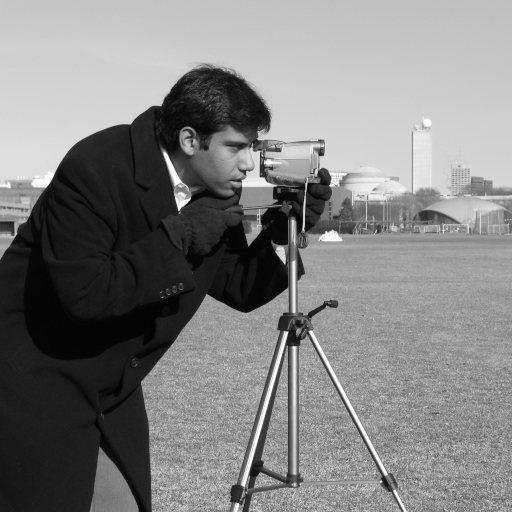
#> input picture skimage.data.camera(), 512 x 512 px
$ jupyter execute 1.1_Steganography.ipynb   (shell and % lines are left out)
#> lines starting #> are read from the running program, lines starting #| are printed output that depends on the picture
# <a id='toc1_'></a>[<span style="color:orange;">Steganography Example with Camera Image</span>](#toc0_)

**Table of contents**<a id='toc0_'></a>
- [<span style="color:orange;">Steganography Example with Camera Image</span>](#toc1_)
- [Step 1: Import libraries](#toc2_)
- [Step 2: Load the camera image from scikit-image](#toc3_)
- [Step 3: Convert to numpy array](#toc4_)
- [Step 4: Create secret message](#toc5_)
- [Step 5: Steganography functions with overflow protection](#toc6_)
- [Step 6: Embed message](#toc7_)
- [Step 7: Original vs stego image](#toc8_)
- [Step 8: Extract message](#toc9_)
- [Step 9: Pixel distribution (using histplot)](#toc10_)
- [Step 10: LSB planes visualization](#toc11_)

<!-- vscode-jupyter-toc-config
	numbering=false
	anchor=true
	flat=false
	minLevel=1
	maxLevel=6
	/vscode-jupyter-toc-config -->
<!-- THIS CELL WILL BE REPLACED ON TOC UPDATE. DO NOT WRITE YOUR TEXT IN THIS CELL -->

# <a id='toc2_'></a>[Step 1: Import libraries](#toc0_)

[cell 1]
import numpy as np
import matplotlib.pyplot as plt
import seaborn as sns
from PIL import Image
from skimage import data  # Import scikit-image's data module

# Set plot style
sns.set_style('whitegrid')
plt.rcParams['figure.figsize'] = (10, 6)
print("Libraries imported successfully!")

# <a id='toc3_'></a>[Step 2: Load the camera image from scikit-image](#toc0_)

[cell 2]
print("Loading sample camera image from scikit-image...")
img = data.camera()  # Grayscale image (512x512)
#> img is the input picture: shape (512, 512); min 0, max 255, mean 129.1

# Convert to RGB (since our steganography code expects 3 channels)
img_rgb = np.stack([img] * 3, axis=-1)  # Duplicate across RGB channels
img = Image.fromarray(img_rgb.astype(np.uint8))

# Display the image
plt.figure()
plt.imshow(img)
plt.title('Camera Test Image')
plt.axis('off')
plt.show()

print(f"Image size: {img.size}")
#| Image size: (512, 512)
print(f"Image mode: {img.mode}")
#| Image mode: RGB

# <a id='toc4_'></a>[Step 3: Convert to numpy array](#toc0_)

[cell 3]
img_arr = np.array(img)
print(f"Numpy array shape: {img_arr.shape}")  # Should be (512, 512, 3)
#| Numpy array shape: (512, 512, 3)

# <a id='toc5_'></a>[Step 4: Create secret message](#toc0_)

[cell 4]
my_image = Image.open('my_image.png')
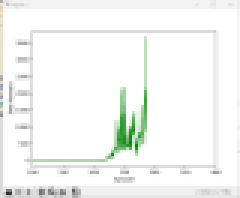
#> input picture my_image.png, 80 x 66 px (shown 3 times larger)
#> my_image is the input picture: PIL image 80x66 RGBA; mean R, G, B, A 244.6, 246.7, 244.4, 255
# Convert to RGB (since our steganography code expects 3 channels)
my_image = np.array(my_image)

# Display the image
plt.figure()
plt.imshow(my_image)
plt.title('My Image')
plt.axis('off')
plt.show()

# 打印图像的基本信息
print(f"Image size: {img.size}")
#| Image size: (512, 512)
print(f"Image mode: {img.mode}")
#| Image mode: RGB

# np.fromfile读取文件的原始字节，np.unpackbits将每个字节解包为8个比特
message = np.unpackbits(np.fromfile('my_image.png', dtype=np.uint8))
print(f'the message to be encoded is {message}')
print(f'the shape of the message is {message.shape}')

# <a id='toc6_'></a>[Step 5: Steganography functions with overflow protection](#toc0_)

[cell 5]
def embed_message(image_array, message):
    """Embed message into LSB of red channel (overflow-safe)."""
    flat_img = image_array.reshape(-1, 3).copy()

    if len(message) > len(flat_img):
        raise ValueError(f"Message too large for image")

    # Use int32 to avoid overflow during operations
    red_channel = flat_img[:len(message), 0].astype(np.int32)

    # Vectorized embedding with modulo to stay in 0-255 range
    red_channel[message == 1] = (red_channel[message == 1] | 1) % 256
    red_channel[message == 0] = (red_channel[message == 0] & ~1) % 256

    # Convert back to uint8
    flat_img[:len(message), 0] = red_channel.astype(np.uint8)
    return flat_img.reshape(image_array.shape)

def extract_message(stego_array, message_length):
    """Extract message from LSB of red channel."""
    flat_stego = stego_array.reshape(-1, 3)
    return (flat_stego[:message_length, 0] & 1).astype(np.uint8)

# <a id='toc7_'></a>[Step 6: Embed message](#toc0_)

[cell 6]
print("\nEmbedding message...")
print(message.dtype)
stego_arr = embed_message(img_arr, message)
stego_img = Image.fromarray(stego_arr.astype(np.uint8))

# <a id='toc8_'></a>[Step 7: Original vs stego image](#toc0_)

[cell 7]
fig, (ax1, ax2) = plt.subplots(1, 2, figsize=(15, 8))
ax1.imshow(img)
ax1.set_title('Original Image')
ax1.axis('off')

ax2.imshow(stego_img)
ax2.set_title('Stego Image (with hidden message)')
ax2.axis('off')

plt.tight_layout()
plt.show()
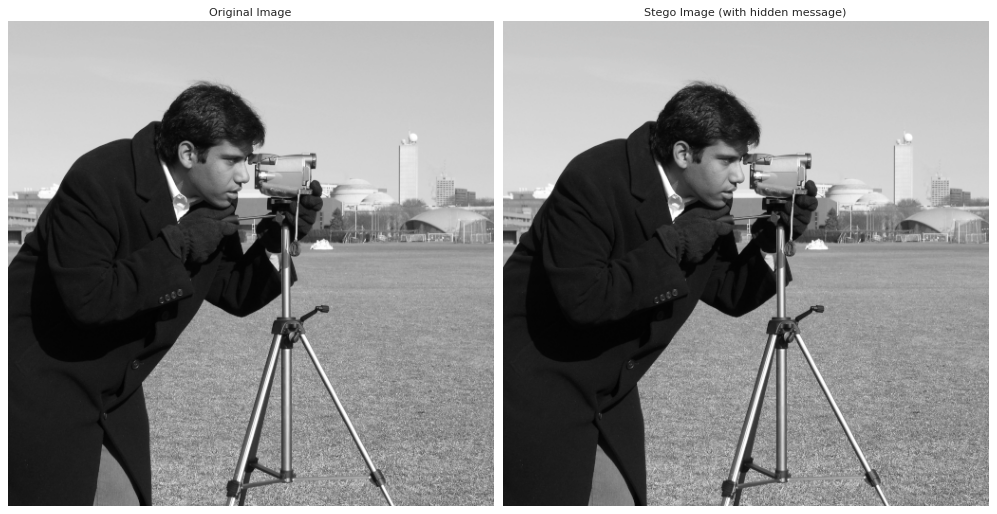
#> figure drawn by matplotlib, 2 panels

# <a id='toc9_'></a>[Step 8: Extract message](#toc0_)

[cell 8]
import io


print("\nExtracting message...")
extracted_message = extract_message(stego_arr, len(message))
print(f"Original message: {message}")
print(f"Extracted message: {extracted_message}")
#> (printed output is left out)

# 将提取的消息转换为整数类型，然后打包为字节，再从字节数据重建图像
extracted_message = extracted_message.astype(int)
bytes_arr = np.packbits(extracted_message)
#> bytes_arr = 2793 values, max 255 at index 131, min 0 at index 8, mean 127.1
extracted_image = Image.open(io.BytesIO(bytes_arr))

# 显示原始图像和提取的图像对比
fig, (ax1, ax2) = plt.subplots(1, 2, figsize=(15, 8))
ax1.imshow(my_image)
ax1.set_title('Original Image')
ax1.axis('off')

ax2.imshow(extracted_image)
ax2.set_title('Extracted Image')
ax2.axis('off')

plt.tight_layout()
plt.show()
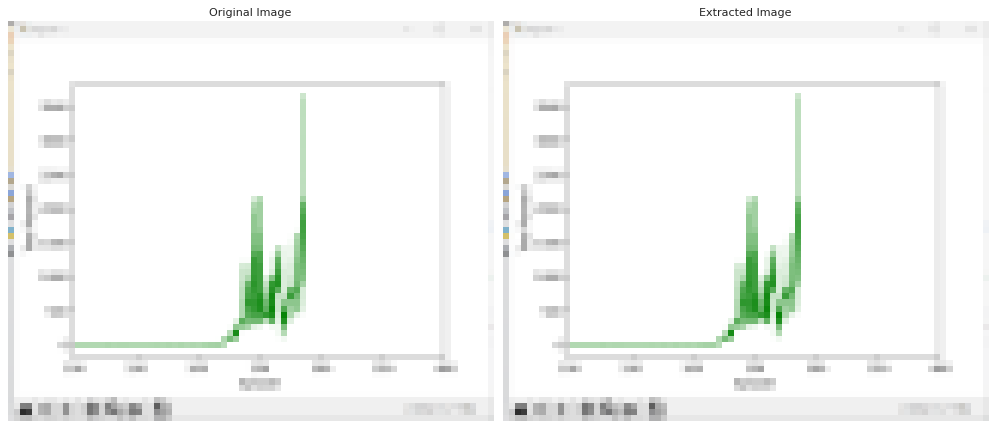
#> figure drawn by matplotlib, 2 panels

# 检查提取的图像是否与原始图像匹配
match = np.array_equal(np.array(my_image), np.array(extracted_image))
#> match = True
if match:
    print('Extracted image matches the original image')
else:
    print("Extracted image doesn't match the original image")

# <a id='toc10_'></a>[Step 9: Pixel distribution (using histplot)](#toc0_)

[cell 9]
plt.figure()
sns.histplot(img_arr[:, :, 0].flatten(), kde=True, label='Original Red Channel', stat='density')
sns.histplot(stego_arr[:, :, 0].flatten(), kde=True, label='Stego Red Channel', stat='density')
plt.title('Pixel Value Distribution (Red Channel)')
plt.xlabel('Pixel Value')
plt.ylabel('Density')
plt.legend()
plt.show()
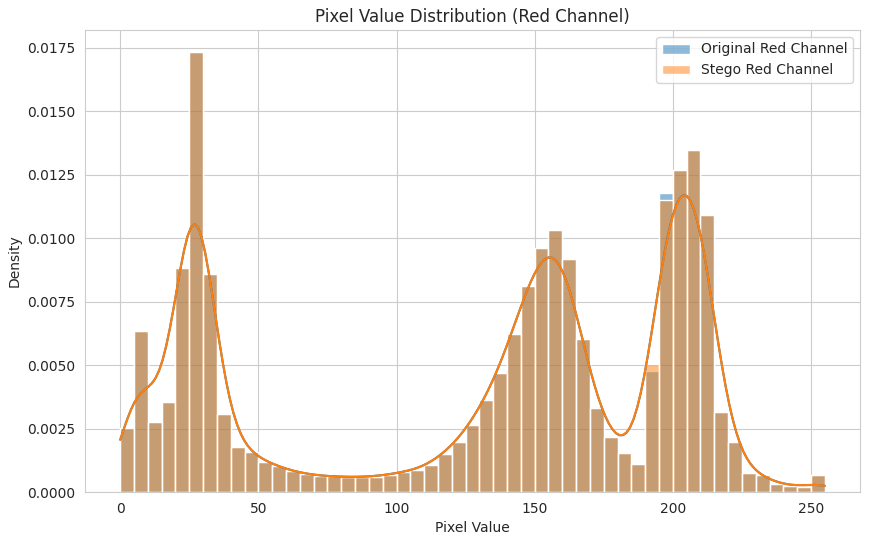
#> figure drawn by matplotlib, 1 panel; tallest bar 0.0173 high, from x = 25 to 30; tallest bar 0.0173 high, from x = 25 to 30; curve peaks at x = 203.7, y = 0.0117; curve peaks at x = 203.7, y = 0.0117

# <a id='toc11_'></a>[Step 10: LSB planes visualization](#toc0_)

[cell 10]
def get_lsb_plane(image_array):
    """Extract LSB plane of red channel."""
    red_channel = image_array[:, :, 0]
    return (red_channel & 1) * 255  # Scale to 0-255
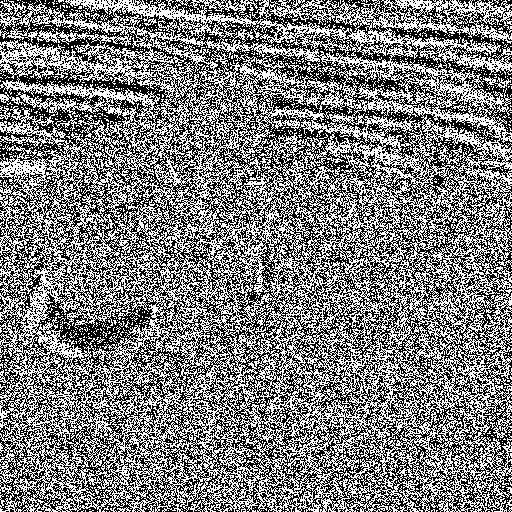
#> returned value: shape (512, 512); 49.7% white in thin lines or dots

original_lsb = get_lsb_plane(img_arr)
stego_lsb = get_lsb_plane(stego_arr)
#> in get_lsb_plane (call 2), `return (red_channel & 1) * 255`:
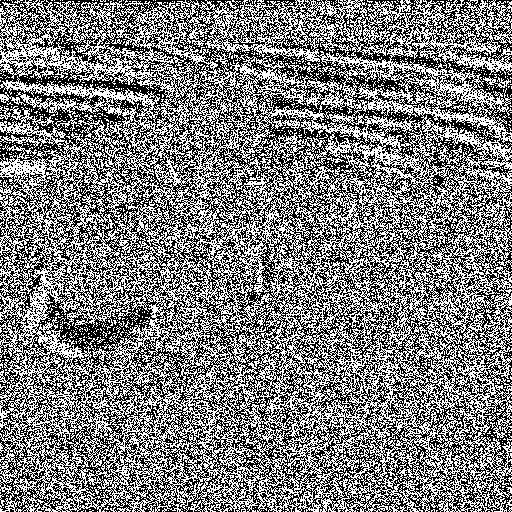
#> returned value: shape (512, 512); 49.6% white in thin lines or dots

fig, (ax1, ax2) = plt.subplots(1, 2, figsize=(15, 8))
ax1.imshow(original_lsb, cmap='gray')
ax1.set_title('Original LSB Plane')
ax1.axis('off')

ax2.imshow(stego_lsb, cmap='gray')
ax2.set_title('Stego LSB Plane (message visible)')
ax2.axis('off')

plt.tight_layout()
plt.show()

print("\nSteganography demonstration complete!")
